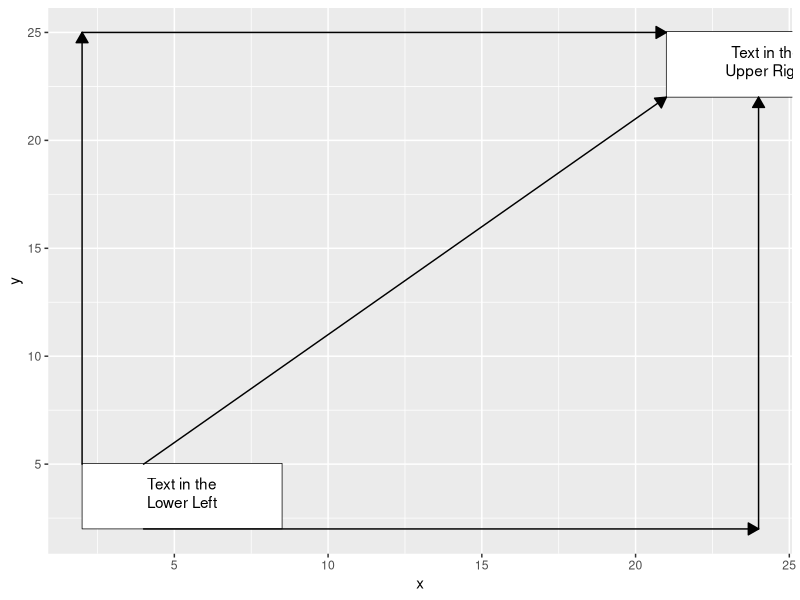

R code for this plot:
## ---- chunk 1
knitr::opts_chunk$set(echo = TRUE)
library(tidyverse)
library(ggtext)

## ---- chunk 2
#set up lines as a dataframe
lines_df <- tribble(~x, ~y, ~xend, ~yend,
                    4,5,21,22,
                    4,2,24,2,
                    24,2,24,22,
                    2,5,2,25,
                    2,25,21,25)
## ---- chunk 3

boxes_df <- tribble(~x, ~y,  ~label, ~w, 
                    2,2,"Text in the<br>Lower Left", 0.01,
                    21,22,"Text in the<br>Upper Right", 0.06)
## ---- chunk 4
ggplot(boxes_df) +
  geom_textbox(aes(x = x, y = y, label = label,
                   width = unit(w, "native"),
                   hjust = 0, vjust = 0, # location point at lower left of box
                   halign = 0.5, valign = 0.5), 
               box.r=unit(0, "pt"),
               box.padding = unit(c(2, 4, 4, 4), "pt"),
               height = unit(0.12, "native")) +
  geom_segment(data = lines_df, aes(x=x, y=y, xend=xend, yend=yend),
               lineend = "round", linejoin = "round",
               arrow = arrow(length = unit(0.3, "cm"),
                             ends = "last", type = "closed"), arrow.fill = "black")


